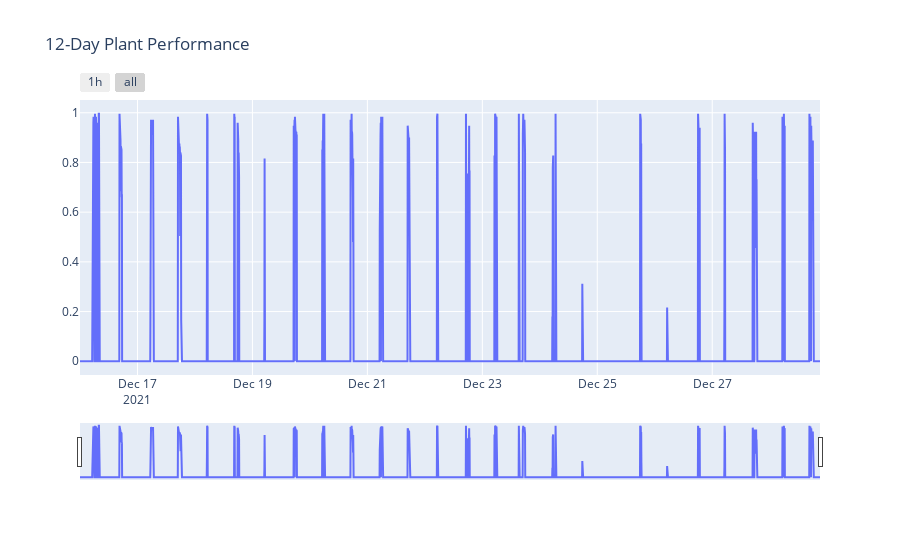

This figure's notebook cell:
### Code cell
fig3 = go.Figure()

fig3.add_trace(go.Scatter(
    x=data.index,
    y=data['SolarPowerAverage(kW)']
))

fig3.update_layout(
    title="12-Day Plant Performance"
)
fig3.update_xaxes(rangeslider_visible=True,rangeselector=dict(buttons=list([dict(count=1,label="1h",step="hour",stepmode="backward"),
dict(step="all")],)))

### Figure 1 — Plotly figure (JSON) as saved in the notebook; plotly's stock layout.template omitted (floating-point values rounded to 4 significant figures; data arrays with more than 128 entries replaced by an {"elided": "..."} marker saying what was removed)
{"data": [{"x": {"elided": "3709 str values"}, "y": {"elided": "3709 float values"}, "type": "scatter"}], "layout": {"title": {"text": "12-Day Plant Performance"}, "xaxis": {"rangeslider": {"visible": true}, "rangeselector": {"buttons": [{"count": 1, "label": "1h", "step": "hour", "stepmode": "backward"}, {"step": "all"}]}}}}
